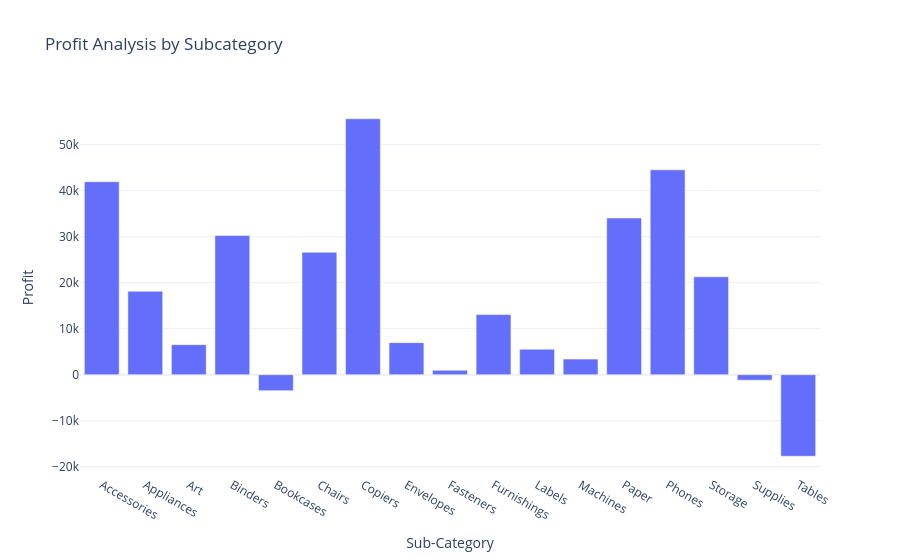

The cell this chart's notebook holds for it:
### Code cell
fig = px.bar(profit_by_subcategory, x='Sub-Category', y='Profit', title= 'Profit Analysis by Subcategory')
fig.show()

### Figure 1 — Plotly figure (JSON) as saved in the notebook; plotly's stock layout.template omitted (floating-point values rounded to 4 significant figures)
{"data": [{"hovertemplate": "Sub-Category=%{x}<br>Profit=%{y}<extra></extra>", "legendgroup": "", "marker": {"color": "#636efa", "pattern": {"shape": ""}}, "name": "", "orientation": "v", "showlegend": false, "textposition": "auto", "type": "bar", "x": ["Accessories", "Appliances", "Art", "Binders", "Bookcases", "Chairs", "Copiers", "Envelopes", "Fasteners", "Furnishings", "Labels", "Machines", "Paper", "Phones", "Storage", "Supplies", "Tables"], "xaxis": "x", "y": [41940.0, 18140.0, 6528.0, 30220.0, -3473.0, 26590.0, 55620.0, 6964.0, 949.5, 13060.0, 5546.0, 3385.0, 34050.0, 44520.0, 21280.0, -1189.0, -17730.0], "yaxis": "y"}], "layout": {"barmode": "relative", "legend": {"tracegroupgap": 0}, "title": {"text": "Profit Analysis by Subcategory"}, "xaxis": {"anchor": "y", "domain": [0, 1], "title": {"text": "Sub-Category"}}, "yaxis": {"anchor": "x", "domain": [0, 1], "title": {"text": "Profit"}}}}
